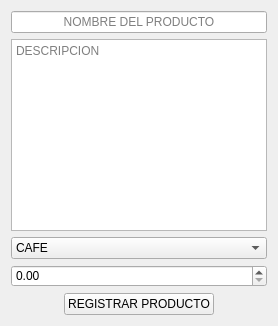
         <widget class="QWidget" name="widget_registrar_producto">
          <layout class="QVBoxLayout" name="verticalLayout_5">
           <item>
            <layout class="QVBoxLayout" name="verticalLayout">
             <item>
              <widget class="QLineEdit" name="line_nombre_producto">
               <property name="alignment">
                <set>Qt::AlignmentFlag::AlignCenter</set>
               </property>
               <property name="placeholderText">
                <string>NOMBRE DEL PRODUCTO</string>
               </property>
              </widget>
             </item>
             <item>
              <widget class="QTextEdit" name="text_descripcion">
               <property name="tabChangesFocus">
                <bool>true</bool>
               </property>
               <property name="placeholderText">
                <string>DESCRIPCION</string>
               </property>
              </widget>
             </item>
             <item>
              <widget class="QComboBox" name="combo_categoria">
               <item>
                <property name="text">
                 <string>CAFE</string>
                </property>
                <property name="icon">
                 <iconset>
                  <normaloff>../images/coffee.png</normaloff>../images/coffee.png</iconset>
                </property>
               </item>
               <item>
                <property name="text">
                 <string>TE</string>
                </property>
                <property name="icon">
                 <iconset>
                  <normaloff>../images/te.png</normaloff>../images/te.png</iconset>
                </property>
               </item>
               <item>
                <property name="text">
                 <string>CERVEZA</string>
                </property>
                <property name="icon">
                 <iconset>
                  <normaloff>../images/cerveza.png</normaloff>../images/cerveza.png</iconset>
                </property>
               </item>
               <item>
                <property name="text">
                 <string>COMIDA</string>
                </property>
                <property name="icon">
                 <iconset>
                  <normaloff>../images/sandwich.png</normaloff>../images/sandwich.png</iconset>
                </property>
               </item>
               <item>
                <property name="text">
                 <string>PASTELERIA</string>
                </property>
                <property name="icon">
                 <iconset>
                  <normaloff>../images/pastel.png</normaloff>../images/pastel.png</iconset>
                </property>
               </item>
               <item>
                <property name="text">
                 <string>CHOCOLATE</string>
                </property>
                <property name="icon">
                 <iconset>
                  <normaloff>../images/chocolate.png</normaloff>../images/chocolate.png</iconset>
                </property>
               </item>
               <item>
                <property name="text">
                 <string>MALTEADAS</string>
                </property>
                <property name="icon">
                 <iconset>
                  <normaloff>../images/batido.png</normaloff>../images/batido.png</iconset>
                </property>
               </item>
              </widget>
             </item>
             <item>
              <widget class="QDoubleSpinBox" name="double_precio">
               <property name="cursor">
                <cursorShape>PointingHandCursor</cursorShape>
               </property>
               <property name="styleSheet">
                <string notr="true">padding-right:25px;</string>
               </property>
              </widget>
             </item>
             <item alignment="Qt::AlignmentFlag::AlignHCenter">
              <widget class="QPushButton" name="boton_registrar_producto">
               <property name="cursor">
                <cursorShape>PointingHandCursor</cursorShape>
               </property>
               <property name="styleSheet">
                <string notr="true">min-width:8em;</string>
               </property>
               <property name="text">
                <string>REGISTRAR PRODUCTO</string>
               </property>
              </widget>
             </item>
            </layout>
           </item>
          </layout>
         </widget>
